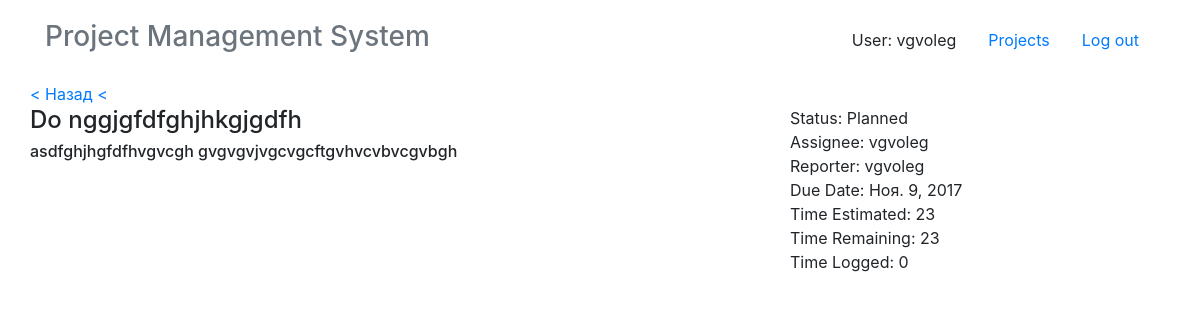
The page /project/1/ticket/2 (signed in) on the database its author committed.
### app/models.py (models this page shows, shortened)
class Ticket(models.Model):
    title = models.CharField(max_length=40)
    description = models.TextField()
    project = models.ForeignKey(Project, on_delete=models.CASCADE)
    assignee = models.ForeignKey(User, related_name='assignee', blank=True, null=True)
    reporter = models.ForeignKey(User, related_name='reporter')
    status = models.ForeignKey(TicketStatus, on_delete=models.PROTECT, blank=True, null=True)
    created_date = models.DateField(auto_now_add=True)
    due_date = models.DateField()
    time_estimated = models.IntegerField()
    time_remaining = models.IntegerField(blank=True)
    time_logged = models.IntegerField(default=0)
    objects = TicketManager()
    def get_status(self):
        return self.status
    def get_assignee(self):
        return self.assignee
    def get_time_remaining(self):
        return self.time_remaining

class TicketStatus(models.Model):
    title = models.CharField(max_length=20)
    def __str__(self):
        return self.title

### app/views.py (the view, shortened to what this page needs)
# urls.py: url(r'^project/(?P<project_id>[0-9]+)/ticket/(?P<ticket_id>[0-9]+)', TicketView.as_view(), name='ticket'),
class TicketView(AccessToProjectMixin, MultiFormsView):
    template_name = "app/ticket_template.html"
    form_classes = {'status': TicketStatusForm,
                    'assignee_manager': TicketAssigneeFormManager,
                    'assignee_user': TicketAssigneeFormDeveloper,
                    'time_remaining': TicketTimeRemainingForm,
                    'time_logged': TicketTimeLoggedForm}
    success_url = '/'
    def get_form_kwargs(self, form_name, bind_form=False):
        kw = super(TicketView, self).get_form_kwargs(form_name, bind_form=bind_form)
        if form_name == 'assignee_manager':
            kw['project_id'] = self.kwargs['project_id']
        elif form_name == 'assignee_user':
            kw.update({
                'user': self.request.user,
                'project_id': self.kwargs['project_id']})
        return kw
    def get_context_data(self, **kwargs):
        context = super(TicketView, self).get_context_data(**kwargs)
        ticket_id = self.kwargs['ticket_id']
        project_id = self.kwargs['project_id']
        context['ticket'] = Ticket.objects.get(id=ticket_id)
        context['project'] = Project.objects.get(id=project_id)
        return context
    def get_status_initial(self):
        return {'status': Ticket.objects.get(id=self.kwargs['ticket_id']).get_status()}
    def get_assignee_manager_initial(self):
        return {'assignee': Ticket.objects.get(id=self.kwargs['ticket_id']).get_assignee()}
    def get_time_remaining_initial(self):
        return {'time_remaining': Ticket.objects.get(id=self.kwargs['ticket_id']).get_time_remaining()}
    def get_time_logged_initial(self):
        return {'time_logged': 0}

### app/models.py (called while the page is built)
    @staticmethod
    def is_user_associated(user, project_id):
        project = Project.objects.get(id=project_id)
        return user in project.manager.all() or user in project.developers.all()

### app/view/generic/multiform.py (called while the page is built)
    def get_form_classes(self):
        return self.form_classes

    def get_forms(self, form_classes, form_names=None, bind_all=False):
        return dict([(key, self._create_form(key, klass, (form_names and key in form_names) or bind_all)) \
                     for key, klass in form_classes.items()])

    def get_form_kwargs(self, form_name, bind_form=False):
        kwargs = {}
        kwargs.update({'initial': self.get_initial(form_name)})
        kwargs.update({'prefix': self.get_prefix(form_name)})
        if bind_form:
            kwargs.update(self._bind_form_data())
        return kwargs

    def get_initial(self, form_name):
        initial_method = 'get_%s_initial' % form_name
        if hasattr(self, initial_method):
            return getattr(self, initial_method)()
        else:
            return self.initial.copy()

    def get_prefix(self, form_name):
        return self.prefixes.get(form_name, self.prefix)

    def _create_form(self, form_name, klass, bind_form):
        form_kwargs = self.get_form_kwargs(form_name, bind_form)
        form_create_method = 'create_%s_form' % form_name
        if hasattr(self, form_create_method):
            form = getattr(self, form_create_method)(**form_kwargs)
        else:
            form = klass(**form_kwargs)
        return form

    def get(self, request, *args, **kwargs):
        form_classes = self.get_form_classes()
        forms = self.get_forms(form_classes)
        return self.render_to_response(self.get_context_data(forms=forms))

### app/views.py (called while the page is built)
    def dispatch(self, request, *args, **kwargs):
        project_id = self.kwargs['project_id']
        if Project.objects.is_user_associated(request.user, project_id):
            return super(AccessToProjectMixin, self).dispatch(request, *args, **kwargs)
        else:
            return self.handle_no_permission()

### app/templates/app/ticket_template.html (shortened to what this page needs)
{% extends "base.html" %}
{% block content %}
<div class="container">
    <div class="row">
        <div class="col-sm-8">
            <div class="row">
                <a href="{% url  'project' project_id=project.id %}">< Назад <</a>
            </div>
        </div>
    </div>
    <div class="row">
        <div class="col-sm-8">
            <div class="row">
                <h4>{{ticket.title}}</h4>
            </div>
            <div class="row">
                <h6>{{ticket.description}}</h6>
            </div>
        </div>
        <div class="col-sm-4">
            <div class="row">
                <a data-toggle="modal" data-target="#updateStatusModal">Status: {{ticket.status}}</a>
            </div>
            <div class="row">
                <a data-toggle="modal" data-target="#updateAssigneeModal">Assignee: {{ticket.assignee}}</a>
            </div>
            <div class="row">
                Reporter: {{ticket.reporter}}
            </div>
            <div class="row">
                Due Date: {{ticket.due_date}}
            </div>
            <div class="row">
                Time Estimated: {{ticket.time_estimated}}
            </div>
            <div class="row">
                <a data-toggle="modal" data-target="#updateRemainingTimeModal">Time Remaining: {{ticket.time_remaining}}</a>
            </div>
            <div class="row">
                <a data-toggle="modal" data-target="#updateLoggedTimeModal">Time Logged: {{ticket.time_logged}}</a>
            </div>
        </div>
    </div>
</div>
{% endblock %}

### app/templates/base.html (shortened to what this page needs)
<!DOCTYPE html>
<html>
<head>
    <link rel="stylesheet" href="https://maxcdn.bootstrapcdn.com/bootstrap/4.0.0-beta.2/css/bootstrap.min.css">
    <link rel="stylesheet" href="https://www.amcharts.com/lib/3/plugins/export/export.css" type="text/css" media="all" />
</head>
<body>
    {% block header %}
    <div class="container">
        <header class="header clearfix" style="margin-bottom: 20px; margin-top: 20px;">
            <nav>
                <ul class="nav nav-pills float-right">
                    <li class="nav-item">
                        <a class="nav-link">User: {{ user.username }}</a>
                    </li>
                    <li class="nav-item">
                        <a class="nav-link" href="/">Projects</a>
                    </li>
                    <li class="nav-item">
                        <a class="nav-link" href="/accounts/logout">Log out</a>
                    </li>
                </ul>
            </nav>
            <h3 class="text-muted"><font color="">Project Management System</font></h3>
        </header>
    </div>
    {% endblock %}
    {% block content %} {% endblock %}
</body>
</html>

### rows shown on the page
Ticket: title "Do nggjgfdfghjhkgjgdfh", description "asdfghjhgfdfhvgvcgh gvgvgvjvgcvgcftgvhvcvbvcgvbgh", status "Planned", assignee "vgvoleg", reporter "vgvoleg", due_date "Ноя. 9, 2017", time_estimated "23", time_remaining "23", time_logged "0"

### other values the page prints
{{ user.username }} "vgvoleg"
